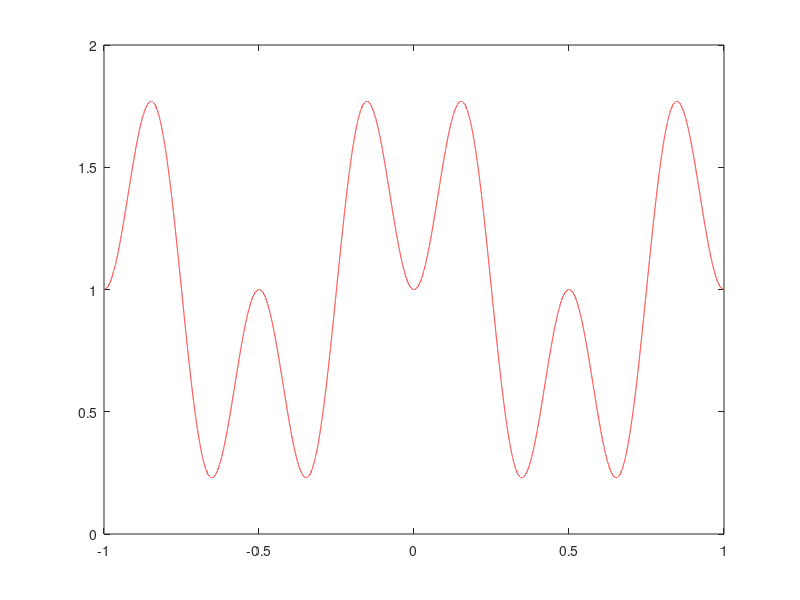

Recreate this plot in MATLAB.
clc
clear all
close all

% my code for Problem  #11 part(a)
% N = 10;
% n = 0:N-1;                                      % x1[n] has fandamental period 10
% x = sin(2*pi*(3/10).*n);                        % x1[n] = sin[2?(3/10)n]
% X = fft(x)./N;
% xm1 = abs(X);
% xp1 = angle(X);
% 
% figure(1);
% subplot(2, 2, [1,2])                            % This is a plot of the original signal
% stem(n, x, 'b');                                % This is a plot of the original signal
% xlabel('n')
% ylabel('x_1[n]')
% title('Signal Plot of x_1[n]')
% subplot(2, 2, 3);                               % This is a plot of the Magnitude
% stem(n, xm1, 'g');                              % This is a plot of the Magnitude
% title('plot of magnitude spectra of x_1[n]');
% xlabel('K');
% ylabel('|X_1(K)|');
% xticks(n);
% subplot(2, 2, 4);                               % This is a plot of the Phase
% stem(n, xp1, 'r');                              % This is a plot of the Phase
% title('plot of phase spectra of x_1[n]');
% xlabel('K');
% ylabel('\angleX_1(K)');
% xticks(n);
% ylim([-pi pi]);
% yticks([-pi:pi/4:pi]);
% yticklabels({'-\pi','-3\pi/4','-\pi/2','-\pi/4','0','\pi/4','\pi/2','3\pi/4','\pi'});




% my code for Problem  #11 part(b)
% N = 6;
% n = 0:N-1;                                      % x2[n] has fandamental period 6
% x = [1, 2, -1, 0, -1, 2];                       % x2[n] = [1, 2, -1, 0, -1, 2]
% X = fft(x)./N;
% xm1 = abs(X);
% xp1 = angle(X);
% 
% figure(1);
% subplot(2, 2, [1,2])                            % This is a plot of the original signal
% stem(n, x, 'b');                                % This is a plot of the original signal
% xlabel('n')
% ylabel('x_2[n]')
% title('Signal Plot of x_2[n]')
% subplot(2, 2, 3);                               % This is a plot of the Magnitude
% stem(n, xm1, 'g');                              % This is a plot of the Magnitude
% title('plot of magnitude spectra of x_2[n]');
% xlabel('K');
% ylabel('|X_2(K)|');
% xticks(n);
% subplot(2, 2, 4);                               % This is a plot of the Phase
% stem(n, xp1, 'r');                              % This is a plot of the Phase
% title('plot of phase spectra of x_2[n]');
% xlabel('K');
% ylabel('\angleX_2(K)');
% xticks(n);
% ylim([-pi pi]);
% yticks([-pi:pi/4:pi]);
% yticklabels({'-\pi','-3\pi/4','-\pi/2','-\pi/4','0','\pi/4','\pi/2','3\pi/4','\pi'});



% my code for Problem  #11 part(c)
% N = 4;
% n = 0:N-1;                                      % x3[n] has fandamental period 4
% x = ( 1 - sin((pi.*n)/4) );                     % x3[n] = 1 - sin((pi.*n)/4)
% X = fft(x)./N;
% xm1 = abs(X);
% xp1 = angle(X);
% 
% figure(1);
% subplot(2, 2, [1,2])                            % This is a plot of the original signal
% stem(n, x, 'b');                                % This is a plot of the original signal
% xlabel('n')
% ylabel('x_3[n]')
% title('Signal Plot of x_3[n]')
% subplot(2, 2, 3);                               % This is a plot of the Magnitude
% stem(n, xm1, 'g');                              % This is a plot of the Magnitude
% title('plot of magnitude spectra of x_3[n]');
% xlabel('K');
% ylabel('|X_3(K)|');
% xticks(n);
% subplot(2, 2, 4);                               % This is a plot of the Phase
% stem(n, xp1, 'r');                              % This is a plot of the Phase
% title('plot of phase spectra of x_3[n]');
% xlabel('K');
% ylabel('\angleX_3(K)');
% xticks(n);
% ylim([-pi pi]);
% yticks([-pi:pi/4:pi]);
% yticklabels({'-\pi','-3\pi/4','-\pi/2','-\pi/4','0','\pi/4','\pi/2','3\pi/4','\pi'});





% % my code for Problem  #11 part(d)
% N = 12;
% n = 0:N-1;                                      % x4[n] has fandamental period 4
% x = ( 1 - sin((pi.*n)/4) );                     % x4[n] = 1 - sin((pi.*n)/4)
% X = fft(x)./N;
% xm1 = abs(X);
% xp1 = angle(X);
% 
% figure(1);
% subplot(2, 2, [1,2])                            % This is a plot of the original signal
% stem(n, x, 'b');                                % This is a plot of the original signal
% xlabel('n')
% ylabel('x_4[n]')
% title('Signal Plot of x_4[n]')
% subplot(2, 2, 3);                               % This is a plot of the Magnitude
% stem(n, xm1, 'g');                              % This is a plot of the Magnitude
% title('plot of magnitude spectra of x_4[n]');
% xlabel('K');
% ylabel('|X_4(K)|');
% xticks(n);
% subplot(2, 2, 4);                               % This is a plot of the Phase
% stem(n, xp1, 'r');                              % This is a plot of the Phase
% title('plot of phase spectra of x_4[n]');
% xlabel('K');
% ylabel('\angleX_4(K)');
% xticks(n);
% ylim([-pi pi]);
% yticks([-pi:pi/4:pi]);
% yticklabels({'-\pi','-3\pi/4','-\pi/2','-\pi/4','0','\pi/4','\pi/2','3\pi/4','\pi'});



% % my code for Problem  #13 part(a)
% n = -49:1:50;
% x = ((1/2).^abs(n)).*(cos(pi*(n-1)/8));
% omega = -pi:(pi/1000):pi;
% N = length(x);
% X = exp(-j*omega'*n)*(x');
% 
% 
% subplot(2, 2, [1,2])                    % This is a plot of the original signal
% stem(n, x, 'b');                        % This is a plot of the original signal
% xlabel('n')
% ylabel('x[n]')
% title('x[n]')
% 
% subplot(2, 2, 3)                        % This is the magnitude plot
% plot( (omega/pi), abs(X), 'r' );        % This is the magnitude plot
% title('Magnitude response')
% xlabel('w/pi')
% ylabel('|X(e^jw)|')
% 
% subplot(2, 2, 4)                        % This is the phase plot
% plot((omega/pi), angle(X), 'g' );       % This is the phase plot
% title('Phase response')
% xlabel('w/pi')
% ylabel('<X(e^jw)')



% % my code for Problem  #14 part(a)
omega = -pi:(pi/100000):pi;
X1 = ((cos(omega)).^2) + ((sin(3.*omega)).^2);
X1_inverse = ifft(X1);
plot(omega/pi, X1, 'r' );
% stem(real(X1_inverse), 'r' );
